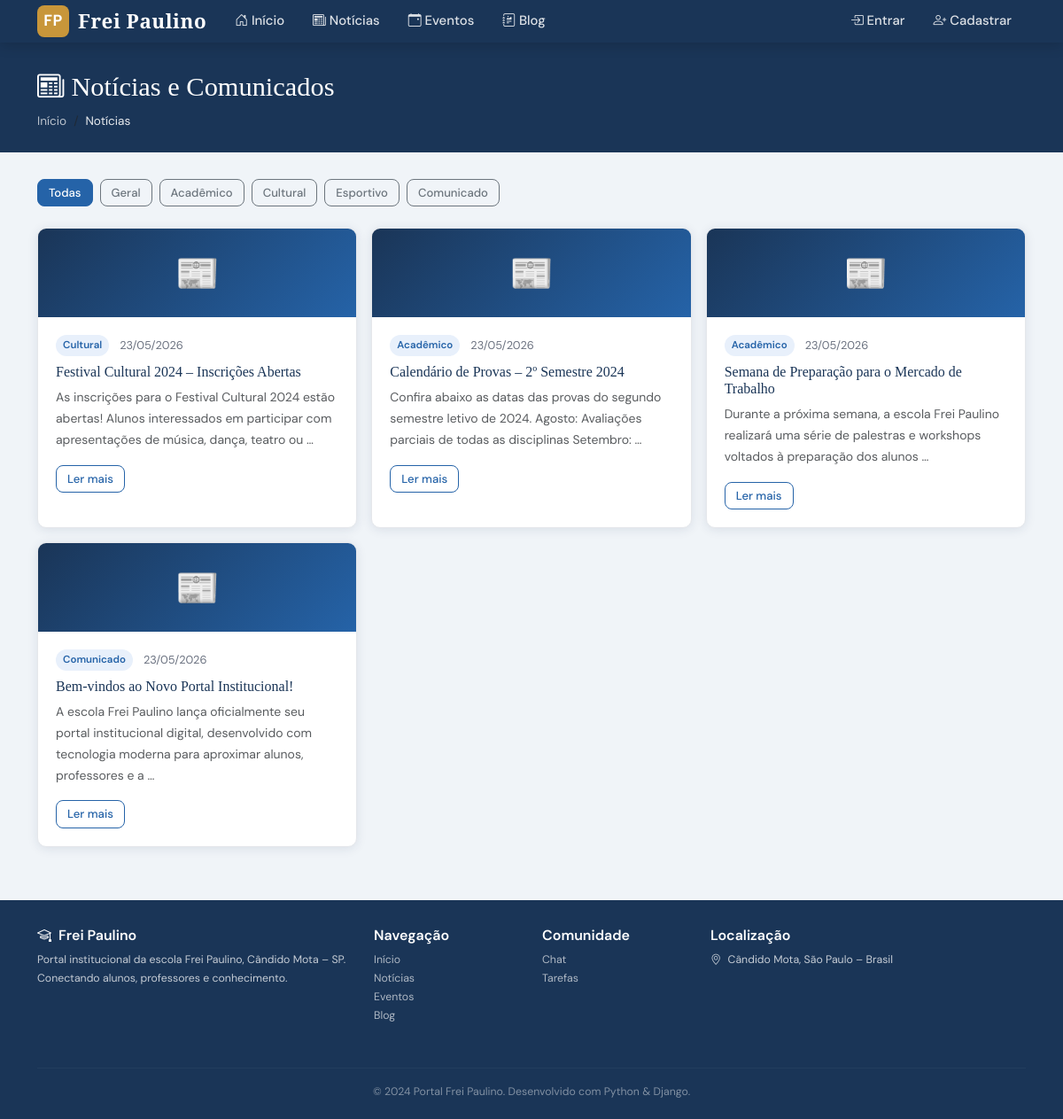
Screenshot of /noticias/ with the database file from the repository.
### noticias/models.py (models this page shows, shortened)
class Noticia(models.Model):
    CATEGORIA_CHOICES = [
        ('geral', 'Geral'),
        ('academico', 'Acadêmico'),
        ('cultural', 'Cultural'),
        ('esportivo', 'Esportivo'),
        ('comunicado', 'Comunicado'),
    ]
    titulo = models.CharField(max_length=200)
    conteudo = models.TextField()
    imagem = models.ImageField(upload_to='noticias/', blank=True, null=True)
    autor = models.ForeignKey(Usuario, on_delete=models.CASCADE)
    categoria = models.CharField(max_length=20, choices=CATEGORIA_CHOICES, default='geral')
    data_publicacao = models.DateTimeField(default=timezone.now)
    destaque = models.BooleanField(default=False)
    class Meta:
        ordering = ['-data_publicacao']

### noticias/views.py (the view)
# urls.py: path('', views.lista_noticias, name='lista_noticias'),
def lista_noticias(request):
    categoria = request.GET.get('categoria')
    noticias = Noticia.objects.all()
    if categoria:
        noticias = noticias.filter(categoria=categoria)
    return render(request, 'noticias/lista.html', {'noticias': noticias, 'categoria': categoria})

### templates/noticias/lista.html (shortened to what this page needs)
{% extends 'base.html' %}
{% block content %}
<div class="page-header">
  <div class="container">
    <h1><i class="bi bi-newspaper me-2"></i>Notícias e Comunicados</h1>
    <nav aria-label="breadcrumb"><ol class="breadcrumb"><li class="breadcrumb-item"><a href="{% url 'home' %}">Início</a></li><li class="breadcrumb-item active">Notícias</li></ol></nav>
  </div>
</div>
<div class="container">
  <div class="d-flex flex-wrap gap-2 mb-4">
    <a href="{% url 'lista_noticias' %}" class="btn btn-sm {% if not categoria %}btn-primary{% else %}btn-outline-primary{% endif %}">Todas</a>
    <a href="?categoria=geral" class="btn btn-sm {% if categoria == 'geral' %}btn-primary{% else %}btn-outline-secondary{% endif %}">Geral</a>
    <a href="?categoria=academico" class="btn btn-sm {% if categoria == 'academico' %}btn-primary{% else %}btn-outline-secondary{% endif %}">Acadêmico</a>
    <a href="?categoria=cultural" class="btn btn-sm {% if categoria == 'cultural' %}btn-primary{% else %}btn-outline-secondary{% endif %}">Cultural</a>
    <a href="?categoria=esportivo" class="btn btn-sm {% if categoria == 'esportivo' %}btn-primary{% else %}btn-outline-secondary{% endif %}">Esportivo</a>
    <a href="?categoria=comunicado" class="btn btn-sm {% if categoria == 'comunicado' %}btn-primary{% else %}btn-outline-secondary{% endif %}">Comunicado</a>
  </div>
  <div class="row g-3">
    {% for n in noticias %}
    <div class="col-md-6 col-lg-4">
      <div class="card h-100">
        {% if n.imagem %}<img src="{{ n.imagem.url }}" class="card-img-top" style="height:180px;object-fit:cover;">{% else %}<div style="height:100px;background:linear-gradient(135deg,var(--azul),var(--azul-medio));display:flex;align-items:center;justify-content:center;font-size:2.5rem;">📰</div>{% endif %}
        <div class="card-body">
          <div class="noticia-meta">
            <span class="badge-cat">{{ n.get_categoria_display }}</span>
            <span>{{ n.data_publicacao|date:"d/m/Y" }}</span>
          </div>
          <h6 style="color:var(--azul);font-family:'Playfair Display',serif;">{{ n.titulo }}</h6>
          <p class="text-muted small">{{ n.conteudo|truncatewords:20 }}</p>
          <a href="{% url 'detalhe_noticia' n.pk %}" class="btn btn-sm btn-outline-primary">Ler mais</a>
        </div>
      </div>
    </div>
    {% empty %}
    <div class="col-12 text-center text-muted py-5"><div style="font-size:3rem;">📰</div><p>Nenhuma notícia publicada.</p></div>
    {% endfor %}
  </div>
</div>
{% endblock %}

### static/css/portal.css (style rules this page uses)
:root { --azul: #1a3557; --azul-medio: #2563a8; --azul-claro: #e8f0fb; --dourado: #c8963a; --dourado-claro: #fdf4e3; --cinza-escuro: #2d2d2d; --cinza: #6b7280; --cinza-claro: #f3f4f6; --branco: #ffffff; --verde: #16a34a; --vermelho: #dc2626; --borda: #e5e7eb; --sombra: 0 2px 12px rgba(26,53,87,0.10); --sombra-hover: 0 6px 24px rgba(26,53,87,0.16); --radius: 10px; }
*, *::before, *::after { box-sizing: border-box; margin: 0; padding: 0; }
body { font-family: 'DM Sans', sans-serif; background: #f0f4f8; color: var(--cinza-escuro); line-height: 1.7; min-height: 100vh; }
h1, h2, h3, h4, h5 { font-family: 'Playfair Display', serif; color: var(--azul); }
a { color: var(--azul-medio); text-decoration: none; }
.card { background: var(--branco); border: 1px solid var(--borda); border-radius: var(--radius); box-shadow: var(--sombra); overflow: hidden; transition: box-shadow 0.2s, transform 0.2s; }
.card-body { padding: 20px; }
.noticia-meta { font-size: 0.8rem; color: var(--cinza); margin-bottom: 8px; display: flex; gap: 12px; align-items: center; flex-wrap: wrap; }
.badge-cat { font-size: 0.72rem; background: var(--azul-claro); color: var(--azul-medio); padding: 2px 8px; border-radius: 20px; font-weight: 600; }
.btn { border-radius: 8px; font-weight: 500; padding: 9px 20px; font-size: 0.93rem; transition: all 0.2s; }
.btn-primary { background: var(--azul-medio); border-color: var(--azul-medio); }
.btn-sm { padding: 5px 12px; font-size: 0.82rem; }
.btn-outline-primary { border-color: var(--azul-medio); color: var(--azul-medio); }
.page-header { background: var(--azul); color: white; padding: 32px 0 24px; margin-bottom: 30px; }
.page-header h1 { color: white; font-size: 1.9rem; }
.page-header .breadcrumb { background: none; padding: 0; margin: 0; }
.page-header .breadcrumb-item, .page-header .breadcrumb-item a { color: rgba(255,255,255,0.7); font-size: 0.85rem; }
.page-header .breadcrumb-item.active { color: rgba(255,255,255,0.9); }

### rows the page displays
Noticia: categoria "Cultural", data_publicacao "23/05/2026", titulo "Festival Cultural 2024 – Inscrições Abertas", conteudo "As inscrições para o Festival Cultural 2024 estão abertas! Alunos interessados em participar com apresentações de música, dança, teatro ou …"
Noticia: categoria "Acadêmico", data_publicacao "23/05/2026", titulo "Calendário de Provas – 2º Semestre 2024", conteudo "Confira abaixo as datas das provas do segundo semestre letivo de 2024. Agosto: Avaliações parciais de todas as disciplinas Setembro: …"
Noticia: categoria "Acadêmico", data_publicacao "23/05/2026", titulo "Semana de Preparação para o Mercado de Trabalho", conteudo "Durante a próxima semana, a escola Frei Paulino realizará uma série de palestras e workshops voltados à preparação dos alunos …"
Noticia: categoria "Comunicado", data_publicacao "23/05/2026", titulo "Bem-vindos ao Novo Portal Institucional!", conteudo "A escola Frei Paulino lança oficialmente seu portal institucional digital, desenvolvido com tecnologia moderna para aproximar alunos, professores e a …"
